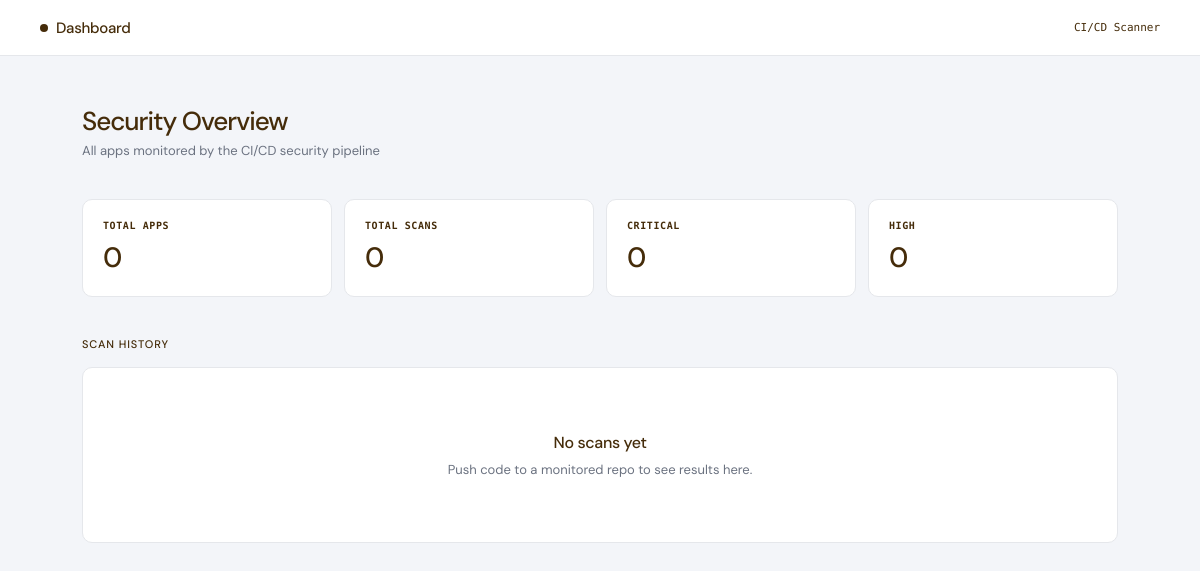
Before: / with the older database file.
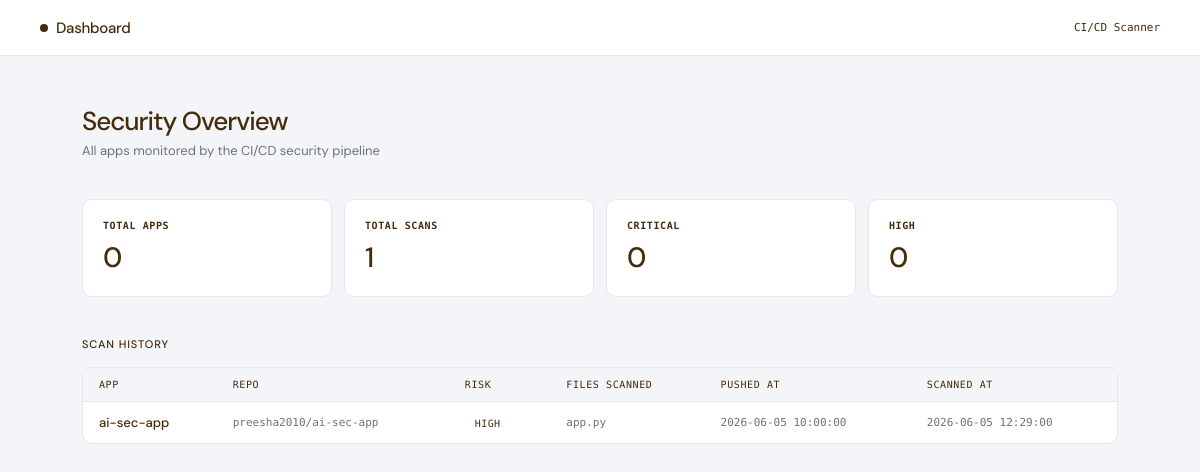
After: the same page with the newer database file.
### tables this page shows
CREATE TABLE scans (
            id INTEGER PRIMARY KEY AUTOINCREMENT,
            app_name TEXT NOT NULL,
            repo TEXT NOT NULL,
            push_time TEXT NOT NULL,
            scan_time TEXT NOT NULL,
            risk_level TEXT NOT NULL,
            files_scanned TEXT,
            report TEXT NOT NULL
            );

### dashboard.py (the view)
@app.route("/")
def dashboard():
    last = get_last_scan()  # get the most recent scan for each app
    all_scans = get_scans()
    return render_template("index.html", last=last, all_scans=all_scans)

### database.py (called while the page is built)
def get_db():   # open a new database connection
    conn =  sqlite3.connect(DATABASE)
    conn.row_factory = sqlite3.Row   # so we can access columns by name
    return conn

def get_scans():
    conn = get_db()
    scans = conn.execute("""
        SELECT * FROM scans ORDER BY scan_time DESC
        """).fetchall()
    conn.close()
    return [dict(s) for s in scans]

def get_last_scan():
    conn = get_db()
    scans = conn.execute("""
        SELECT * FROM scans
        WHERE id IN (SELECT MAX(id) FROM scans GROUP BY app_name)
        ORDER BY scan_time DESC
    """).fetchall()
    conn.close()
    return [dict(s) for s in scans]

### templates/index.html (shortened to what this page needs)
<!DOCTYPE html>
<html lang="en">
<head>
</head>
<body>
<nav>
  <a class="nav-logo" href="/">
    <div class="nav-logo-dot"></div>
    Dashboard
  </a>
  <span class="nav-meta">CI/CD Scanner</span>
</nav>
<div class="container">
  <div class="page-header">
    <h1>Security Overview</h1>
    <p>All apps monitored by the CI/CD security pipeline</p>
  </div>
  <div class="stats">
    <div class="stat-card">
      <div class="stat-label">Total Apps</div>
      <div class="stat-value">{{ latest | length }}</div>
    </div>
    <div class="stat-card">
      <div class="stat-label">Total Scans</div>
      <div class="stat-value">{{ all_scans | length }}</div>
    </div>
    <div class="stat-card">
      <div class="stat-label">Critical</div>
      <div class="stat-value" style="color: var(--critical);">
        {{ latest | selectattr('risk_level', 'equalto', 'CRITICAL') | list | length }}
      </div>
    </div>
    <div class="stat-card">
      <div class="stat-label">High</div>
      <div class="stat-value" style="color: var(--high);">
        {{ latest | selectattr('risk_level', 'equalto', 'HIGH') | list | length }}
      </div>
    </div>
  </div>
  <p class="section-title">Scan History</p>
  <div class="table-wrap">
    {% if all_scans %}
    <table>
      <thead>
        <tr>
          <th>App</th>
          <th>Repo</th>
          <th>Risk</th>
          <th>Files Scanned</th>
          <th>Pushed At</th>
          <th>Scanned At</th>
        </tr>
      </thead>
      <tbody>
        {% for scan in all_scans %}
        <tr>
          <td><a href="/app/{{ scan.app_name }}" style="color: var(--text); font-weight: 500; text-decoration: none;">{{ scan.app_name }}</a></td>
          <td class="mono">{{ scan.repo }}</td>
          <td><span class="badge badge-{{ scan.risk_level }}">{{ scan.risk_level }}</span></td>
          <td class="mono">{{ scan.files_scanned }}</td>
          <td class="mono">{{ scan.push_time }}</td>
          <td class="mono">{{ scan.scan_time }}</td>
        </tr>
        {% endfor %}
      </tbody>
    </table>
    {% else %}
    <div class="empty">
      <div class="empty-title">No scans yet</div>
      Push code to a monitored repo to see results here.
    </div>
    {% endif %}
  </div>
</div>
</body>
</html>

### templates/index.html (style rules this page uses)
*, *::before, *::after { margin: 0; padding: 0; box-sizing: border-box; }
:root { --bg:#f3f5f9; --surface:#ffffff; --text:#452c0a; --muted:#6b7280; --border:#e5e7eb; --primary:#7c3aed; --primary-dark:#6d28d9; }
body { font-family: 'DM Sans', sans-serif; background: var(--bg); color: var(--text); min-height: 100vh; font-size: 15px; }
nav { background: var(--surface); border-bottom: 1px solid var(--border); padding: 0 40px; height: 56px; display: flex; align-items: center; justify-content: space-between; }
.nav-logo { font-size: 15px; font-weight: 500; color: var(--text); text-decoration: none; letter-spacing: -0.02em; display: flex; align-items: center; gap: 8px; }
.nav-logo-dot { width: 8px; height: 8px; background: var(--text); border-radius: 50%; }
.nav-meta { font-family: 'DM Mono', monospace; font-size: 11px; color: var(--text); }
.container { max-width: 1100px; margin: 0 auto; padding: 48px 32px; }
.page-header { margin-bottom: 40px; }
.page-header h1 { font-size: 26px; font-weight: 500; letter-spacing: -0.04em; margin-bottom: 4px; }
.page-header p { font-size: 13px; color: var(--muted); }
.stats { display: grid; grid-template-columns: repeat(4, 1fr); gap: 12px; margin-bottom: 40px; }
.stat-card { background: var(--surface); border: 1px solid var(--border); border-radius: 10px; padding: 20px; }
.stat-label { font-family: 'DM Mono', monospace; font-size: 10px; font-weight: 600; letter-spacing: 0.06em; text-transform: uppercase; color: var(--text); margin-bottom: 8px; }
.stat-value { font-size: 28px; font-weight: 500; letter-spacing: -0.04em; color: var(--text); }
.section-title { font-size: 11px; font-weight: 500; letter-spacing: 0.08em; text-transform: uppercase; color: var(--text); margin-bottom: 16px; }
.badge { font-family: 'DM Mono', monospace; font-size: 10px; font-weight: 500; padding: 4px 10px; border-radius: 20px; letter-spacing: 0.04em; flex-shrink: 0; }
.badge-HIGH { background: var(--high-bg); color: var(--high); border: 1px solid var(--high-border); }
.table-wrap { background: var(--surface); border: 1px solid var(--border); border-radius: 10px; overflow: hidden; }
table { width: 100%; border-collapse: collapse; font-size: 13px; }
thead tr { background: var(--bg); border-bottom: 1px solid var(--border); }
th { padding: 11px 16px; text-align: left; font-family: 'DM Mono', monospace; font-size: 10px; letter-spacing: 0.06em; text-transform: uppercase; color: var(--text); font-weight: 500; }
td { padding: 12px 16px; border-bottom: 1px solid var(--border); color: var(--text); vertical-align: middle; }
tr:last-child td { border-bottom: none; }
.mono { font-family: 'DM Mono', monospace; font-size: 11px; color: var(--muted); }

Changed rows visible on the page:
added scans: app_name "ai-sec-app", repo "preesha2010/ai-sec-app", risk_level "HIGH", files_scanned "app.py", push_time "2026-06-05 10:00:00", scan_time "2026-06-05 12:29:00"
Other visible differences:
{{ all_scans | length }}: "0" → "1"
text no longer shown: "No scans yet Push code to a monitored repo to see results here."
text now shown: "APP REPO RISK FILES SCANNED PUSHED AT SCANNED AT"
